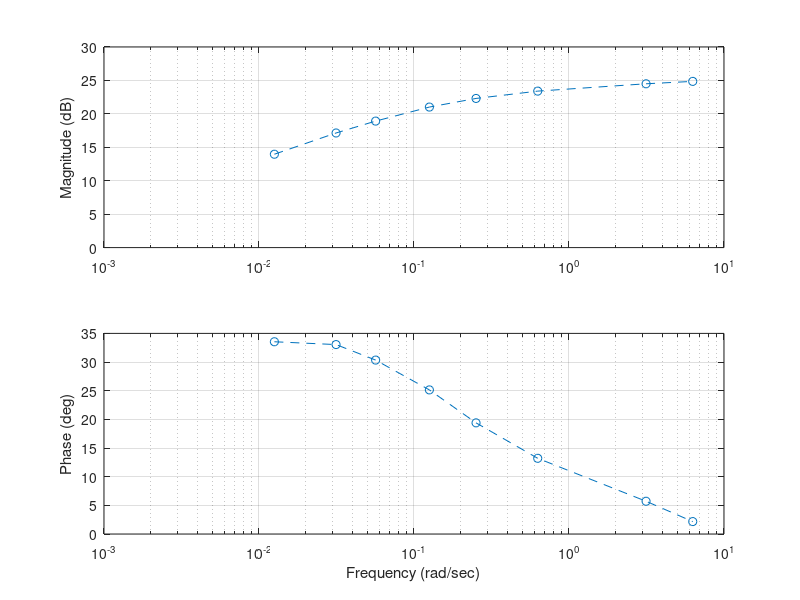

This chart was generated by the following MATLAB code: (Note: this script raises an error after producing the figure.)
clear all
clc
%% BODE PLOT OF EXPERIMENTAL DATA
%% Load sample frequency data
load FreqData

%% Plot experimental bode
figure()
ax1 = subplot(2,1,1);
semilogx(w,PBSampl1,'--o')
grid on
ylabel('Magnitude (dB)')
ax2 = subplot(2,1,2);
semilogx(w,PBSph1,'--o')
grid on
xlabel('Frequency (rad/sec)')
ylabel('Phase (deg)')
ylim(ax1,[0 30])
xlim(ax1,[1e-03 10])
xlim(ax2,[1e-03 10])

%% SYSTEM IDENTIFICATION
%% Create an idfrd object using the experimental frequency response data
ampl = db2mag(PBSampl1);
h_exp = ampl.*exp(1i*PBSph1*pi/180);
resp_exp = idfrd( h_exp, w, 0); 

%% Define number of poles (np) and zeros (nz) of desired transfer function (sys)
np = 1;
nz = 1;
opt = tfestOptions('SearchMethod','lsqnonlin');
sys = tfest(resp_exp, np, nz, opt); 

%% Extract zero, pole and gain from the estimated transfer function
[z, p, gain] = zpkdata(sys);
zero = -cell2mat(z);
pole = -cell2mat(p);

%% Evaluate estimated transfer function
w2 = logspace(-3,1,100); 
[magn,phasen] = bode(sys,w2);    
mag1 = squeeze(magn);
mag = mag2db(mag1);
phas = squeeze(phasen);

figure()
ax1 = subplot(2,1,1);
semilogx(w,PBSampl1,'--o')
hold on
semilogx(w2,mag)
grid on
ylabel('Magnitude (dB)')
ax2 = subplot(2,1,2);
semilogx(w,PBSph1,'--o')
hold on
semilogx(w2,phas)
grid on
xlabel('Frequency (rad/sec)')
ylabel('Phase (deg)')
ylim(ax1,[0 30])
xlim(ax1,[1e-03 10])
xlim(ax2,[1e-03 10])
